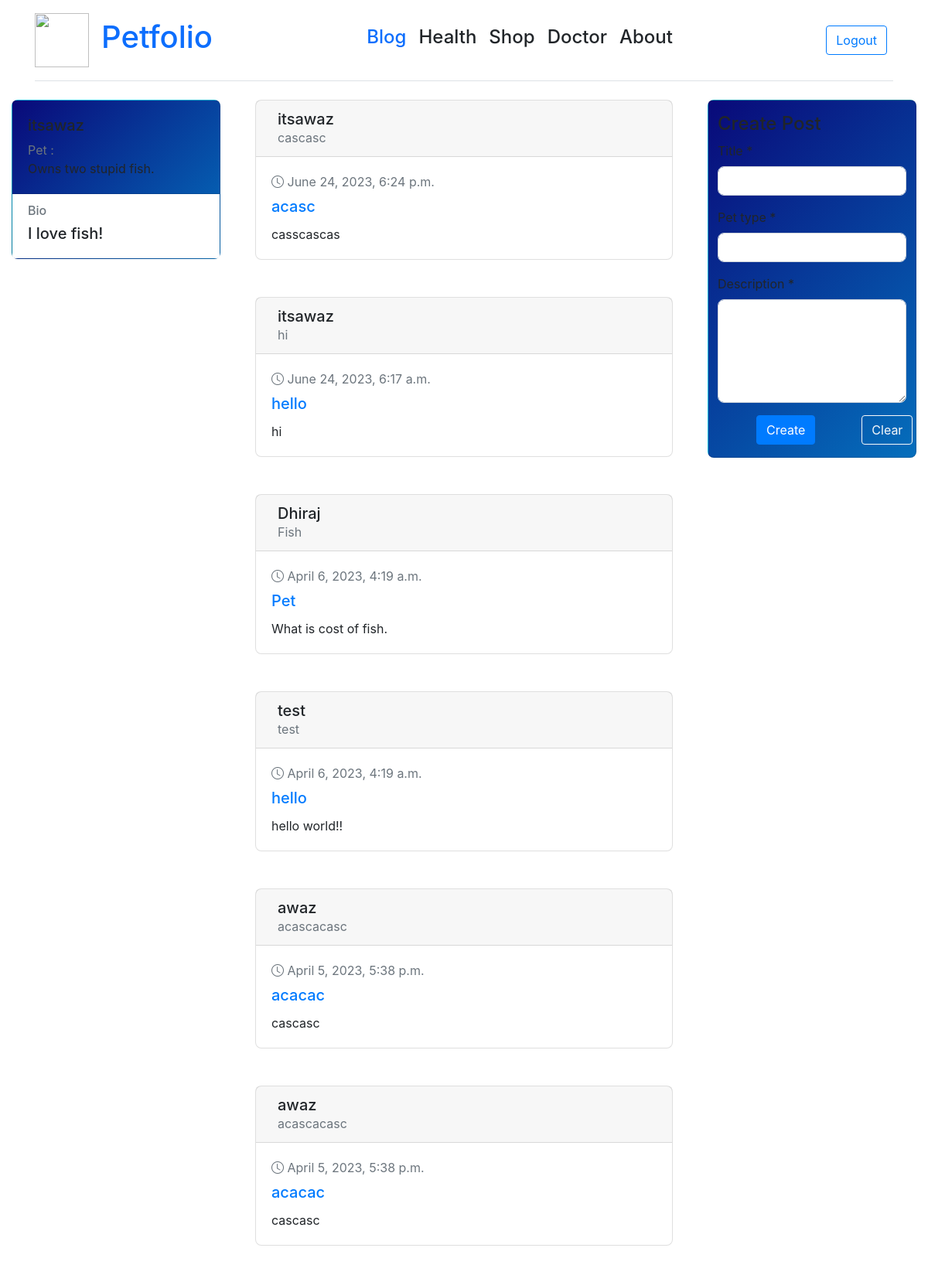
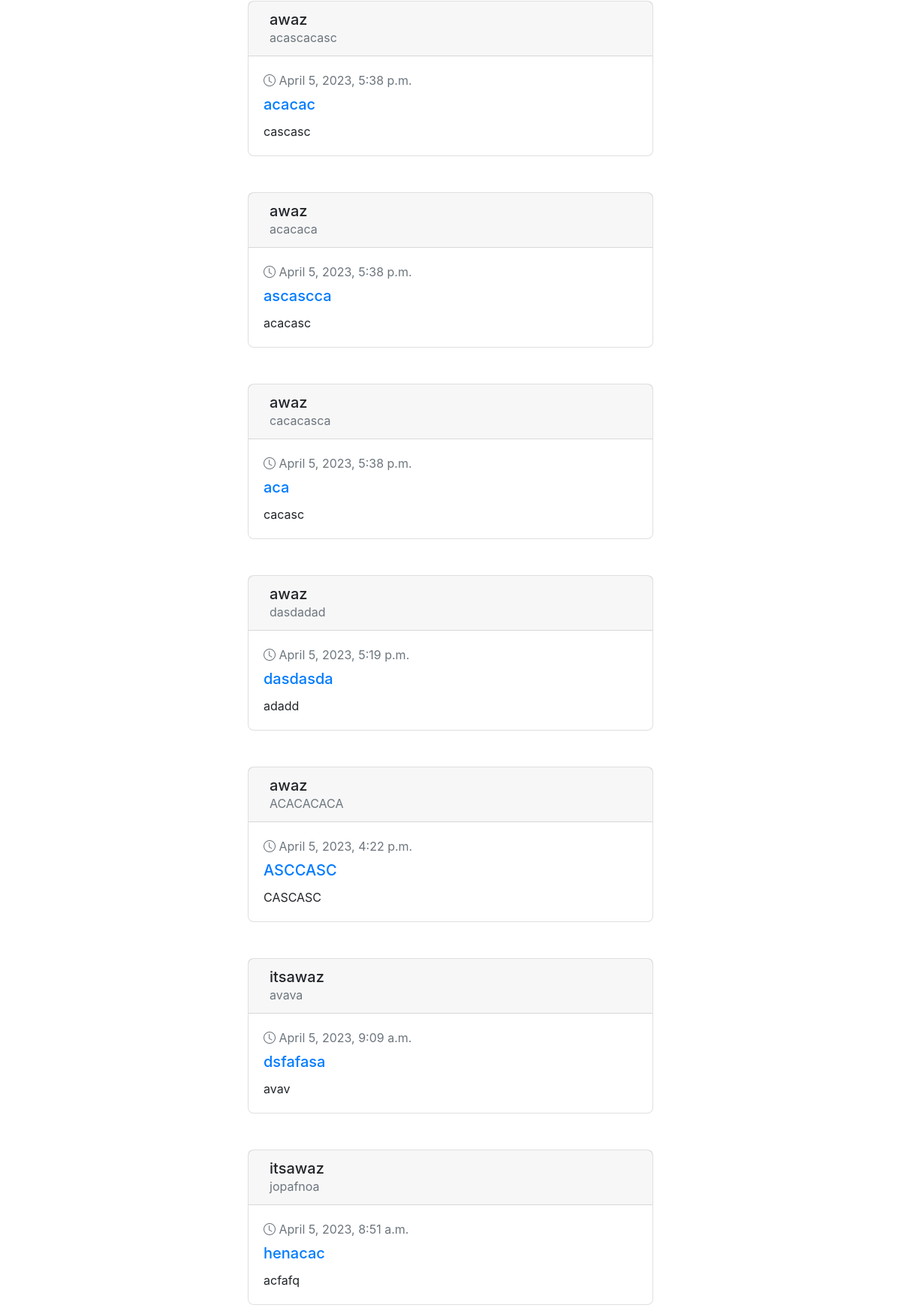
Page /blog/ (signed in, upper part) on the committed database (2 pictures, top to bottom).
### blog/models.py (models this page shows, shortened)
class Post(models.Model):
    title = models.CharField(max_length=200)
    content = models.TextField()
    date_posted = models.DateTimeField(default=datetime.datetime.now(pytz.timezone('Asia/Kolkata')))
    author = models.ForeignKey(User, on_delete=models.CASCADE)
    pet_type = models.CharField(max_length=50, default='')

### blog/views.py (the view)
# urls.py: path('', views.blog, name='blog-home')
def blog(request):
    context = {
        'posts': Post.objects.all().order_by('-date_posted')
    }
    if request.method == 'POST' and 'POST' in request.POST:
        if request.user.is_authenticated:
            post(request)
        else:
            messages.error(request, f'Log in to Continue')
    if request.method == 'POST' and 'logout' in request.POST:
        log_out(request)
    return render(request, 'blog/blog.html', context)

### blog/templates/blog/blog.html (shortened to what this page needs)
{% extends "blog/base.html" %}
{% block content%}
<div class="container-fluid gedf-wrapper">
       <div class="row">
           <div class="col-md-3">
               <div class="card flash " style="border-radius: 8px 8px 8px 8px">
                   <div class="card-body">
                       <div class="h5">{{user.username}}</div>
                       <div class="h7 text-muted">Pet : {{user.pet_type}} </div>
                       <div class="h7"> Owns two stupid fish.
                       </div>
                   </div>
                   <ul class="list-group list-group-flush">
                       <li class="list-group-item">
                           <div class="h6 text-muted">Bio</div>
                           <div class="h5">I love fish!</div>
                       </li>
                   </ul>
               </div>
           </div>
<div class="col-md-6 gedf-main">
 {% for post in posts %}
 <div class="container-fluid ">
  <div class="card gedf-card " style="border-radius: 8px 8px 8px 8px">
                <div class="card-header">
                      <div class="d-flex justify-content-between align-items-center">
                          <div class="d-flex justify-content-between align-items-center">
                              <div class="ml-2">
                                  <div class="h5 m-0">{{post.author}}</div>
                                  <div class="h7 text-muted">{{post.pet_type}}</div>
                              </div>
                          </div>
                          <div>
                              <div class="dropdown">
                                  <button class="btn btn-link " type="button" id="gedf-drop1" data-toggle="dropdown" aria-haspopup="true" aria-expanded="false">
                                  </button>
                              </div>
                          </div>
                      </div>
                  </div>
                  <div class="card-body">
                      <div class="text-muted h7 mb-2"> <i class="bi bi-clock"></i> {{post.date_posted}} </div>
                      <a class="card-link" href="">
                          <h5 class="card-title">{{post.title}}</h5>
                      </a>
                      <p class="card-text">
                        {{post.content}}
                      </p>
                  </div>
              </div>
        </div>
<br>
<br>
 {% endfor %}
</div>
<div class="col-md-3">
  <div class="card flash " style="border-radius: 8px 8px 8px 8px">
    <div class="container ">
      <div class="row">
      <h4>Create Post</h4>
      <form  method="POST"  id="post-form">
          <div class="form-group">
              <label >Title<span class="require"> *</span></label>
              <input type="text" class="form-control" name="title" style="border-radius: 8px 8px 8px 8px" required/>
          </div>
          <div class="form-group">
              <label >Pet type<span class="require"> *</span></label>
              <input type="text" class="form-control" name="pet_type" style="border-radius: 8px 8px 8px 8px" required/>
          </div>
          <div class="form-group">
              <label>Description<span class="require"> *</span></label>
              <textarea rows="5" class="form-control" name="description" style="border-radius: 8px 8px 8px 8px" required></textarea>
              <div class="form-group d-flex">
          <button type="submit" class="btn btn-primary" style="margin-right: 50px; margin-left: 50px; " name="POST">
            Create
          </button>
          <button class="btn btn-outline-light" type="button" onclick="clearForm()" style="margin-left: 10px;">
            Clear
          </button>
        </div>
          </div>
      </form>
</div>
</div>
</div>
</div>
{% endblock content%}

### blog/templates/blog/base.html (style rules this page uses)
.flash { background: linear-gradient(-45deg, #020024, #00d4ff, #090979); background-size: 400% 400%; animation: gradient 10s ease infinite; height: 100vh; }
.card-title { text-decoration: none !important; }

### rows in the picture
Post: author "itsawaz", pet_type "cascasc", date_posted "June 24, 2023, 6:24 p.m.", title "acasc", content "casscascas"
Post: author "itsawaz", pet_type "hi", date_posted "June 24, 2023, 6:17 a.m.", title "hello", content "hi"
Post: author "Dhiraj", pet_type "Fish", date_posted "April 6, 2023, 4:19 a.m.", title "Pet", content "What is cost of fish."
Post: author "test", pet_type "test", date_posted "April 6, 2023, 4:19 a.m.", title "hello", content "hello world!!"
Post: author "awaz", pet_type "acascacasc", date_posted "April 5, 2023, 5:38 p.m.", title "acacac", content "cascasc"
Post: author "awaz", pet_type "acascacasc", date_posted "April 5, 2023, 5:38 p.m.", title "acacac", content "cascasc"
Post: author "awaz", pet_type "acascacasc", date_posted "April 5, 2023, 5:38 p.m.", title "acacac", content "cascasc"
Post: author "awaz", pet_type "acacaca", date_posted "April 5, 2023, 5:38 p.m.", title "ascascca", content "acacasc"
Post: author "awaz", pet_type "cacacasca", date_posted "April 5, 2023, 5:38 p.m.", title "aca", content "cacasc"
Post: author "awaz", pet_type "dasdadad", date_posted "April 5, 2023, 5:19 p.m.", title "dasdasda", content "adadd"
Post: author "awaz", pet_type "ACACACACA", date_posted "April 5, 2023, 4:22 p.m.", title "ASCCASC", content "CASCASC"
Post: author "itsawaz", pet_type "avava", date_posted "April 5, 2023, 9:09 a.m.", title "dsfafasa", content "avav"
Post: author "itsawaz", pet_type "jopafnoa", date_posted "April 5, 2023, 8:51 a.m.", title "henacac", content "acfafq"
